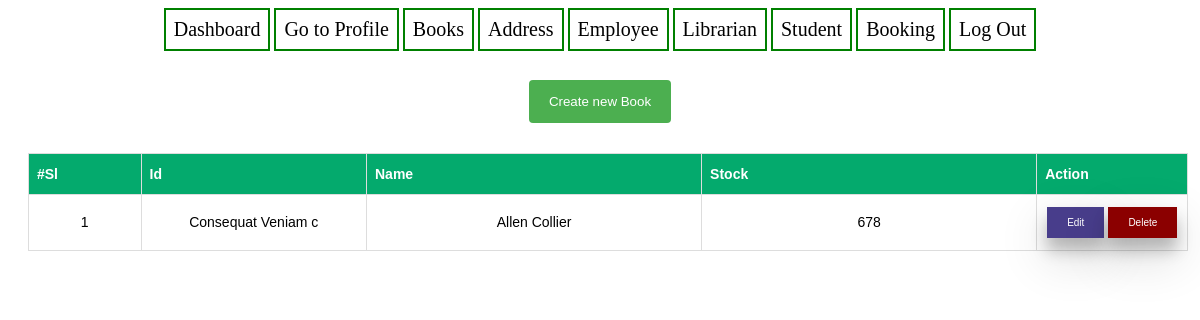
Page /view/book/list.php (signed in) on the committed database.
### tables this page shows
CREATE TABLE `books` (
  `id` int(11) NOT NULL,
  `name` varchar(191) NOT NULL,
  `book_id` varchar(255) DEFAULT NULL,
  `quantity` int(11) DEFAULT NULL
);

### model/bookModel.php (called while the page is built, shortened)
<?php
function getAllBooks(){
    $con = getConnection();
    $sql = "select * from books";
    $result = mysqli_query($con, $sql);
    return $result;
}
?>

### view/book/list.php (the view, shortened to what this page needs)
<!doctype html>
<html lang="en">
<head>
    <link rel="stylesheet" href="../../asset/main.css">
</head>
<body>
<?php
include "../../view/book/menu.php"
?>
<?php
require_once('../../model/bookModel.php');
$books = getAllBooks();
?>
<h4 align="center">
    <form style="display: inline-block" action="../../route/path.php" method="get">
        <button class="btn-info">Create new Book</button>
    </form>
</h4>
<div class="container">
    <table class="table">
        <thead>
        <tr>
            <th width="10%">#Sl</th>
            <th width="20%">Id</th>
            <th width="30%">Name</th>
            <th width="30%">Stock</th>
            <th width="10%">Action</th>
        </tr>
        </thead>
        <tbody>
        <?php
        $x = 0;
        while ($row = $books->fetch_array(MYSQLI_ASSOC)) {
            $x++;
            echo
                '<tr>' .
                '<td>' . $x . '</td>' .
                '<td>' . $row['book_id'] . '</td>' .
                '<td>' . $row['name'] . '</td>' .
                '<td>' . $row['quantity'] . '</td>' .
                '<td>
                        <div style="display: flex">
                            <form action="../../route/path.php?book_id='.$row['id'].'">
                                <input type="hidden" name="book_edit_view" value="' .$row['id'] . '"/>
                                <button class="table-btn-edit shadow">Edit</button>
                            </form>
                            <form action="../../route/path.php?book_id='.$row['id'].'">
                                <input type="hidden" name="book_delete" value="' . $row['id'] . '"/>
                                <button class="table-btn-delete shadow">Delete</button>
                            </form>
                        </div>
                    </td>' .
                '</tr>';
        }
        ?>
        </tbody>
    </table>
</div>
</body>
</html>

### asset/main.css (style rules this page uses)
.container { font-size: 24px; font-weight: 300; text-align: center; font-family: "Times New Roman", Times, serif; }
.btn-info { width: 100%; background-color: #4CAF50; color: white; padding: 14px 20px; margin: 8px 0; border: none; border-radius: 4px; cursor: pointer; }
.table { font-family: Arial, Helvetica, sans-serif; border-collapse: collapse; width: 98%; margin: 20px 20px; font-size: 14px; }
.table td, .table th { border: 1px solid #ddd; padding: 8px; }
.table th { padding-top: 12px; padding-bottom: 12px; text-align: left; background-color: #04AA6D; color: white; }
.table-btn-edit { background-color: darkslateblue; border: none; color: white; padding: 10px 20px; text-align: center; text-decoration: none; display: inline-block; font-size: 10px; margin: 4px 2px; cursor: pointer; -webkit-transition-duration: 0.4s; transition-duration: 0.4s; }
.table-btn-delete { background-color: darkred; border: none; color: white; padding: 10px 20px; text-align: center; text-decoration: none; display: inline-block; font-size: 10px; margin: 4px 2px; cursor: pointer; -webkit-transition-duration: 0.4s; transition-duration: 0.4s; }
.shadow { box-shadow: 0 12px 16px 0 rgba(0,0,0,0.24),0 17px 50px 0 rgba(0,0,0,0.19); }

### rows in the picture
books: book "Consequat Veniam c", name "Allen Collier", quantity "678"
